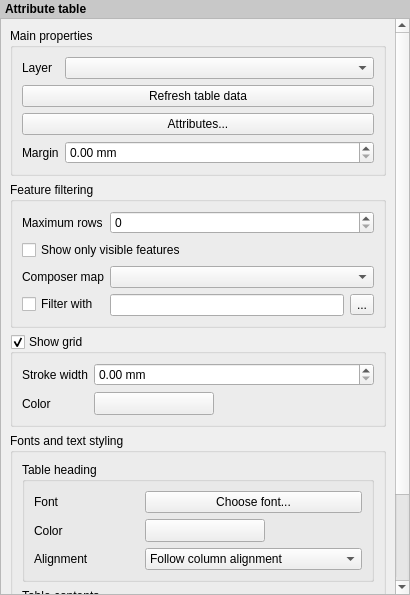
<?xml version="1.0" encoding="UTF-8"?>
<ui version="4.0">
 <class>QgsComposerTableWidgetBase</class>
 <widget class="QWidget" name="QgsComposerTableWidgetBase">
  <property name="geometry">
   <rect>
    <x>0</x>
    <y>0</y>
    <width>410</width>
    <height>595</height>
   </rect>
  </property>
  <property name="windowTitle">
   <string>Attribute Table</string>
  </property>
  <layout class="QVBoxLayout" name="verticalLayout">
   <property name="spacing">
    <number>0</number>
   </property>
   <property name="margin">
    <number>0</number>
   </property>
   <item>
    <widget class="QLabel" name="label">
     <property name="sizePolicy">
      <sizepolicy hsizetype="Preferred" vsizetype="Maximum">
       <horstretch>0</horstretch>
       <verstretch>0</verstretch>
      </sizepolicy>
     </property>
     <property name="styleSheet">
      <string notr="true">padding: 2px; font-weight: bold; background-color: rgb(200, 200, 200);</string>
     </property>
     <property name="text">
      <string>Attribute table</string>
     </property>
    </widget>
   </item>
   <item>
    <widget class="QScrollArea" name="scrollArea">
     <property name="widgetResizable">
      <bool>true</bool>
     </property>
     <widget class="QWidget" name="scrollAreaWidgetContents">
      <property name="geometry">
       <rect>
        <x>0</x>
        <y>-139</y>
        <width>392</width>
        <height>711</height>
       </rect>
      </property>
      <layout class="QVBoxLayout" name="mainLayout">
       <item>
        <widget class="QgsCollapsibleGroupBoxBasic" name="groupBox">
         <property name="focusPolicy">
          <enum>Qt::StrongFocus</enum>
         </property>
         <property name="title">
          <string>Main properties</string>
         </property>
         <property name="syncGroup" stdset="0">
          <string notr="true">composeritem</string>
         </property>
         <property name="collapsed" stdset="0">
          <bool>false</bool>
         </property>
         <layout class="QFormLayout" name="formLayout">
          <property name="fieldGrowthPolicy">
           <enum>QFormLayout::AllNonFixedFieldsGrow</enum>
          </property>
          <property name="labelAlignment">
           <set>Qt::AlignLeading|Qt::AlignLeft|Qt::AlignVCenter</set>
          </property>
          <item row="0" column="0">
           <widget class="QLabel" name="mLayerLabel">
            <property name="text">
             <string>Layer</string>
            </property>
            <property name="wordWrap">
             <bool>true</bool>
            </property>
           </widget>
          </item>
          <item row="0" column="1">
           <widget class="QgsMapLayerComboBox" name="mLayerComboBox">
            <property name="sizePolicy">
             <sizepolicy hsizetype="Expanding" vsizetype="Fixed">
              <horstretch>0</horstretch>
              <verstretch>0</verstretch>
             </sizepolicy>
            </property>
           </widget>
          </item>
          <item row="1" column="0" colspan="2">
           <widget class="QPushButton" name="mRefreshPushButton">
            <property name="text">
             <string>Refresh table data</string>
            </property>
           </widget>
          </item>
          <item row="2" column="0" colspan="2">
           <widget class="QPushButton" name="mAttributesPushButton">
            <property name="text">
             <string>Attributes...</string>
            </property>
           </widget>
          </item>
          <item row="3" column="0">
           <widget class="QLabel" name="mMarginLabel">
            <property name="text">
             <string>Margin</string>
            </property>
            <property name="wordWrap">
             <bool>true</bool>
            </property>
            <property name="buddy">
             <cstring>mMarginSpinBox</cstring>
            </property>
           </widget>
          </item>
          <item row="3" column="1">
           <widget class="QDoubleSpinBox" name="mMarginSpinBox">
            <property name="suffix">
             <string> mm</string>
            </property>
           </widget>
          </item>
         </layout>
        </widget>
       </item>
       <item>
        <widget class="QgsCollapsibleGroupBoxBasic" name="groupBox_5">
         <property name="focusPolicy">
          <enum>Qt::StrongFocus</enum>
         </property>
         <property name="title">
          <string>Feature filtering</string>
         </property>
         <property name="syncGroup" stdset="0">
          <string notr="true">composeritem</string>
         </property>
         <property name="collapsed" stdset="0">
          <bool>false</bool>
         </property>
         <layout class="QFormLayout" name="formLayout_3">
          <item row="0" column="0">
           <widget class="QLabel" name="mMaxNumFeaturesLabel">
            <property name="text">
             <string>Maximum rows</string>
            </property>
            <property name="wordWrap">
             <bool>true</bool>
            </property>
            <property name="buddy">
             <cstring>mMaximumColumnsSpinBox</cstring>
            </property>
           </widget>
          </item>
          <item row="0" column="1">
           <widget class="QSpinBox" name="mMaximumColumnsSpinBox">
            <property name="maximum">
             <number>999</number>
            </property>
           </widget>
          </item>
          <item row="1" column="0" colspan="2">
           <widget class="QCheckBox" name="mShowOnlyVisibleFeaturesCheckBox">
            <property name="text">
             <string>Show only visible features</string>
            </property>
           </widget>
          </item>
          <item row="2" column="0">
           <widget class="QLabel" name="mComposerMapLabel">
            <property name="text">
             <string>Composer map</string>
            </property>
            <property name="wordWrap">
             <bool>true</bool>
            </property>
            <property name="buddy">
             <cstring>mComposerMapComboBox</cstring>
            </property>
           </widget>
          </item>
          <item row="2" column="1">
           <widget class="QComboBox" name="mComposerMapComboBox"/>
          </item>
          <item row="3" column="0">
           <widget class="QCheckBox" name="mFeatureFilterCheckBox">
            <property name="text">
             <string>Filter with</string>
            </property>
           </widget>
          </item>
          <item row="3" column="1">
           <layout class="QHBoxLayout" name="horizontalLayout">
            <item>
             <widget class="QLineEdit" name="mFeatureFilterEdit"/>
            </item>
            <item>
             <widget class="QToolButton" name="mFeatureFilterButton">
              <property name="text">
               <string>...</string>
              </property>
              <property name="icon">
               <iconset resource="../../images/images.qrc">
                <normaloff>:/images/themes/default/mIconExpression.svg</normaloff>:/images/themes/default/mIconExpression.svg</iconset>
              </property>
             </widget>
            </item>
           </layout>
          </item>
         </layout>
         <zorder>mShowOnlyVisibleFeaturesCheckBox</zorder>
         <zorder>mComposerMapLabel</zorder>
         <zorder>mComposerMapComboBox</zorder>
         <zorder>mFeatureFilterCheckBox</zorder>
         <zorder>mMaximumColumnsSpinBox</zorder>
         <zorder>mMaxNumFeaturesLabel</zorder>
        </widget>
       </item>
       <item>
        <widget class="QgsCollapsibleGroupBoxBasic" name="mShowGridGroupCheckBox">
         <property name="title">
          <string>Show grid</string>
         </property>
         <property name="checkable">
          <bool>true</bool>
         </property>
         <property name="syncGroup" stdset="0">
          <string notr="true">composeritem</string>
         </property>
         <property name="collapsed" stdset="0">
          <bool>false</bool>
         </property>
         <layout class="QFormLayout" name="formLayout_2">
          <item row="0" column="0">
           <widget class="QLabel" name="mGridStrokeWidthLabel">
            <property name="text">
             <string>Stroke width</string>
            </property>
            <property name="wordWrap">
             <bool>true</bool>
            </property>
            <property name="buddy">
             <cstring>mGridStrokeWidthSpinBox</cstring>
            </property>
           </widget>
          </item>
          <item row="0" column="1">
           <widget class="QDoubleSpinBox" name="mGridStrokeWidthSpinBox">
            <property name="suffix">
             <string> mm</string>
            </property>
           </widget>
          </item>
          <item row="1" column="0">
           <widget class="QLabel" name="label_6">
            <property name="text">
             <string>Color</string>
            </property>
           </widget>
          </item>
          <item row="1" column="1">
           <widget class="QgsColorButtonV2" name="mGridColorButton">
            <property name="minimumSize">
             <size>
              <width>120</width>
              <height>0</height>
             </size>
            </property>
            <property name="maximumSize">
             <size>
              <width>120</width>
              <height>16777215</height>
             </size>
            </property>
            <property name="text">
             <string/>
            </property>
           </widget>
          </item>
         </layout>
        </widget>
       </item>
       <item>
        <widget class="QgsCollapsibleGroupBoxBasic" name="groupBox_3">
         <property name="focusPolicy">
          <enum>Qt::StrongFocus</enum>
         </property>
         <property name="title">
          <string>Fonts and text styling</string>
         </property>
         <property name="syncGroup" stdset="0">
          <string notr="true">composeritem</string>
         </property>
         <property name="collapsed" stdset="0">
          <bool>false</bool>
         </property>
         <layout class="QVBoxLayout" name="verticalLayout_2">
          <item>
           <widget class="QGroupBox" name="groupBox_2">
            <property name="title">
             <string>Table heading</string>
            </property>
            <layout class="QGridLayout" name="gridLayout">
             <item row="3" column="1" colspan="2">
              <widget class="QComboBox" name="mHeaderHAlignmentComboBox">
               <property name="sizePolicy">
                <sizepolicy hsizetype="Expanding" vsizetype="Fixed">
                 <horstretch>0</horstretch>
                 <verstretch>0</verstretch>
                </sizepolicy>
               </property>
               <item>
                <property name="text">
                 <string>Follow column alignment</string>
                </property>
               </item>
               <item>
                <property name="text">
                 <string>Left</string>
                </property>
               </item>
               <item>
                <property name="text">
                 <string>Center</string>
                </property>
               </item>
               <item>
                <property name="text">
                 <string>Right</string>
                </property>
               </item>
              </widget>
             </item>
             <item row="3" column="0">
              <widget class="QLabel" name="label_2">
               <property name="text">
                <string>Alignment</string>
               </property>
              </widget>
             </item>
             <item row="2" column="0">
              <widget class="QLabel" name="label_3">
               <property name="text">
                <string>Color</string>
               </property>
              </widget>
             </item>
             <item row="0" column="0">
              <widget class="QLabel" name="label_5">
               <property name="text">
                <string>Font</string>
               </property>
              </widget>
             </item>
             <item row="0" column="1" colspan="2">
              <widget class="QPushButton" name="mHeaderFontPushButton">
               <property name="text">
                <string>Choose font...</string>
               </property>
              </widget>
             </item>
             <item row="2" column="1" colspan="2">
              <widget class="QgsColorButtonV2" name="mHeaderFontColorButton">
               <property name="minimumSize">
                <size>
                 <width>120</width>
                 <height>0</height>
                </size>
               </property>
               <property name="maximumSize">
                <size>
                 <width>120</width>
                 <height>16777215</height>
                </size>
               </property>
               <property name="text">
                <string/>
               </property>
              </widget>
             </item>
            </layout>
           </widget>
          </item>
          <item>
           <widget class="QGroupBox" name="groupBox_4">
            <property name="title">
             <string>Table contents</string>
            </property>
            <layout class="QGridLayout" name="gridLayout_2">
             <item row="1" column="0">
              <widget class="QLabel" name="label_4">
               <property name="text">
                <string>Color</string>
               </property>
              </widget>
             </item>
             <item row="1" column="1" colspan="2">
              <widget class="QgsColorButtonV2" name="mContentFontColorButton">
               <property name="minimumSize">
                <size>
                 <width>120</width>
                 <height>0</height>
                </size>
               </property>
               <property name="maximumSize">
                <size>
                 <width>120</width>
                 <height>16777215</height>
                </size>
               </property>
               <property name="text">
                <string/>
               </property>
              </widget>
             </item>
             <item row="0" column="1" colspan="2">
              <widget class="QPushButton" name="mContentFontPushButton">
               <property name="text">
                <string>Choose font...</string>
               </property>
              </widget>
             </item>
             <item row="0" column="0">
              <widget class="QLabel" name="lblContentsFont">
               <property name="text">
                <string>Font</string>
               </property>
              </widget>
             </item>
            </layout>
           </widget>
          </item>
         </layout>
        </widget>
       </item>
      </layout>
     </widget>
    </widget>
   </item>
  </layout>
 </widget>
 <customwidgets>
  <customwidget>
   <class>QgsCollapsibleGroupBoxBasic</class>
   <extends>QGroupBox</extends>
   <header location="global">qgscollapsiblegroupbox.h</header>
   <container>1</container>
  </customwidget>
  <customwidget>
   <class>QgsColorButtonV2</class>
   <extends>QToolButton</extends>
   <header>qgscolorbuttonv2.h</header>
   <container>1</container>
  </customwidget>
  <customwidget>
   <class>QgsMapLayerComboBox</class>
   <extends>QComboBox</extends>
   <header location="global">qgsmaplayercombobox.h</header>
  </customwidget>
 </customwidgets>
 <tabstops>
  <tabstop>scrollArea</tabstop>
  <tabstop>groupBox</tabstop>
  <tabstop>mLayerComboBox</tabstop>
  <tabstop>mRefreshPushButton</tabstop>
  <tabstop>mAttributesPushButton</tabstop>
  <tabstop>mMarginSpinBox</tabstop>
  <tabstop>groupBox_5</tabstop>
  <tabstop>mMaximumColumnsSpinBox</tabstop>
  <tabstop>mShowOnlyVisibleFeaturesCheckBox</tabstop>
  <tabstop>mComposerMapComboBox</tabstop>
  <tabstop>mFeatureFilterCheckBox</tabstop>
  <tabstop>mFeatureFilterEdit</tabstop>
  <tabstop>mFeatureFilterButton</tabstop>
  <tabstop>mShowGridGroupCheckBox</tabstop>
  <tabstop>mGridStrokeWidthSpinBox</tabstop>
  <tabstop>mGridColorButton</tabstop>
  <tabstop>groupBox_3</tabstop>
  <tabstop>mHeaderFontPushButton</tabstop>
  <tabstop>mHeaderFontColorButton</tabstop>
  <tabstop>mHeaderHAlignmentComboBox</tabstop>
  <tabstop>mContentFontPushButton</tabstop>
  <tabstop>mContentFontColorButton</tabstop>
 </tabstops>
 <resources>
  <include location="../../images/images.qrc"/>
 </resources>
 <connections/>
</ui>
